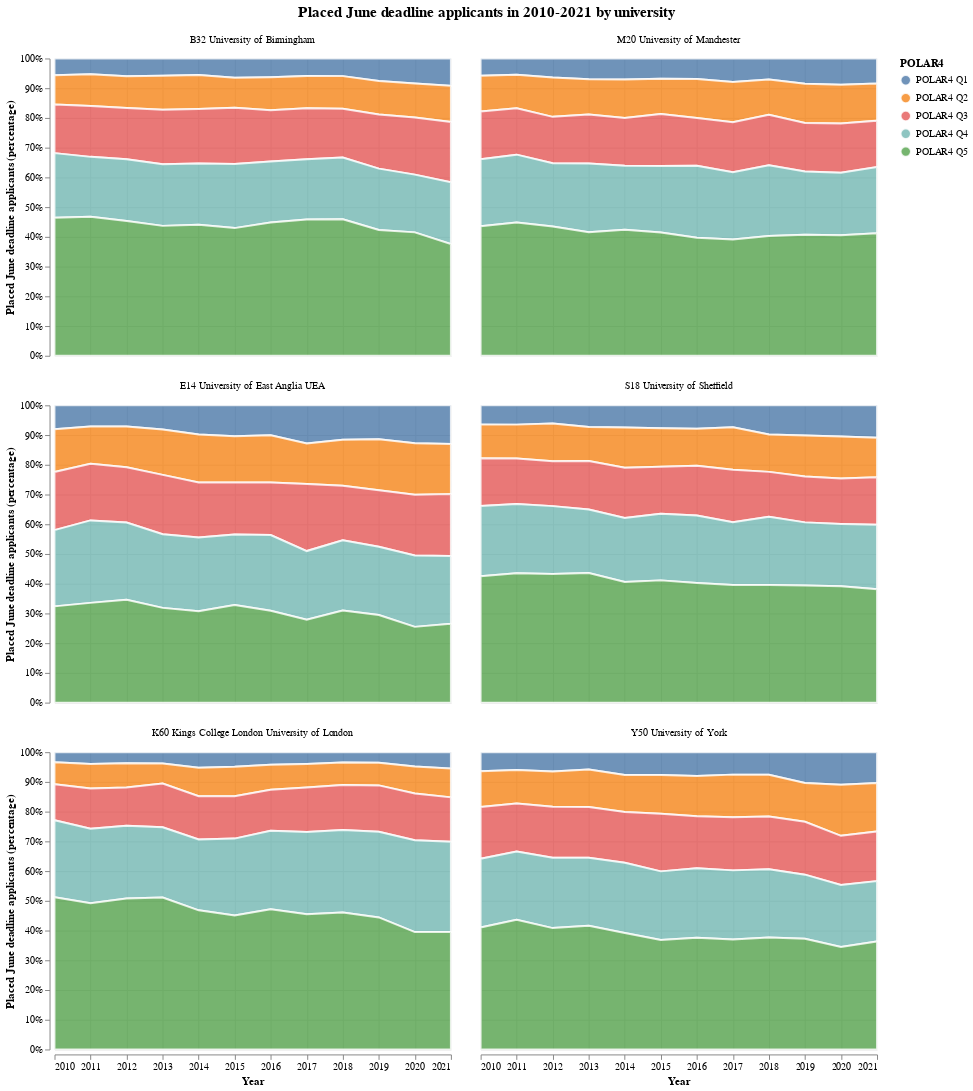

The notebook cell saved with this chart:
### Code cell
# plot placed June deadline applicants in 2010-2021 by university (faceted stacked area plot)
chart = alt.Chart(placed_applicants)\
.mark_area(opacity=.8, stroke='white', strokeWidth=2)\
.encode(
    x=alt.X('Cycle:T', title='Year'),
    y=alt.Y('value:Q', title='Placed June deadline applicants (percentage)', stack='normalize'),
    color=alt.Color('equality_dimension:N', title='POLAR4'),
    tooltip=(
        alt.Tooltip('inst_all:N', title='University'),
        alt.Tooltip('equality_dimension:N', title='POLAR4'),
        alt.Tooltip('value:Q', title='Placed June deadline applicants'),
    )
)\
.facet(
    facet=alt.Facet('inst_all:N', title=None, sort=universities_order),
    columns=2,
    title={
        'text': 'Placed June deadline applicants in 2010-2021 by university',
        'anchor': 'middle',
        'fontSize': 15,
        'dy': -10
    }
)

chart

### Figure 1 — Vega-Lite specification as saved in the notebook (floating-point values rounded to 4 significant figures; data arrays with more than 128 entries replaced by an {"elided": "..."} marker saying what was removed)
{"config": {"view": {"continuousWidth": 400, "continuousHeight": 300}}, "data": {"name": "data-6e1eddae060a9d17037835b12a233116"}, "facet": {"field": "inst_all", "sort": ["B32 University of Birmingham", "M20 University of Manchester", "E14 University of East Anglia UEA", "S18 University of Sheffield", "K60 Kings College London University of London", "Y50 University of York"], "title": null, "type": "nominal"}, "spec": {"mark": {"type": "area", "opacity": 0.8, "stroke": "white", "strokeWidth": 2}, "encoding": {"color": {"field": "equality_dimension", "title": "POLAR4", "type": "nominal"}, "tooltip": [{"field": "inst_all", "title": "University", "type": "nominal"}, {"field": "equality_dimension", "title": "POLAR4", "type": "nominal"}, {"field": "value", "title": "Placed June deadline applicants", "type": "quantitative"}], "x": {"field": "Cycle", "title": "Year", "type": "temporal"}, "y": {"field": "value", "stack": "normalize", "title": "Placed June deadline applicants (percentage)", "type": "quantitative"}}}, "columns": 2, "title": {"text": "Placed June deadline applicants in 2010-2021 by university", "anchor": "middle", "fontSize": 15, "dy": -10}, "$schema": "https://vega.github.io/schema/vega-lite/v4.17.0.json", "datasets": {"data-6e1eddae060a9d17037835b12a233116": {"elided": "360 records"}}}
